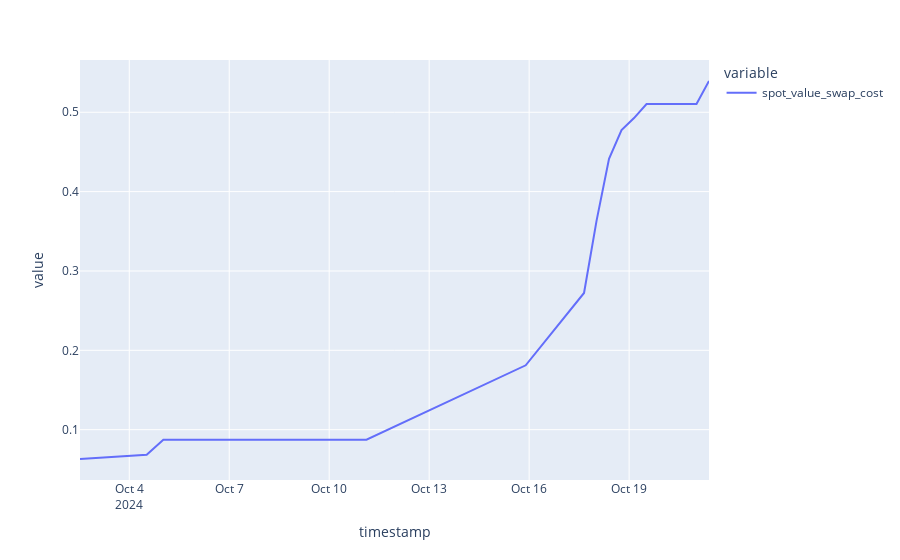

Notebook code cell kept with this figure:
### Code cell
px.line(
    amounts_with_spot_values[amounts_with_spot_values["outDestinationVault"] != autopool.autopool_eth_addr][
        "spot_value_swap_cost"
    ].cumsum()
)

### Figure 1 — Plotly figure (JSON) as saved in the notebook; plotly's stock layout.template omitted (floating-point values rounded to 4 significant figures)
{"data": [{"hovertemplate": "variable=spot_value_swap_cost<br>timestamp=%{x}<br>value=%{y}<extra></extra>", "legendgroup": "spot_value_swap_cost", "line": {"color": "#636efa", "dash": "solid"}, "marker": {"symbol": "circle"}, "mode": "lines", "name": "spot_value_swap_cost", "orientation": "v", "showlegend": true, "type": "scatter", "x": ["2024-10-02T12:31:47+00:00", "2024-10-04T12:33:23+00:00", "2024-10-05T00:32:23+00:00", "2024-10-11T02:49:35+00:00", "2024-10-15T21:31:35+00:00", "2024-10-17T15:31:35+00:00", "2024-10-18T00:31:35+00:00", "2024-10-18T09:31:35+00:00", "2024-10-18T18:31:59+00:00", "2024-10-19T03:31:47+00:00", "2024-10-19T12:31:59+00:00", "2024-10-21T00:31:59+00:00", "2024-10-21T09:31:47+00:00"], "xaxis": "x", "y": [0.06302, 0.06846, 0.08739, 0.08739, 0.1811, 0.2723, 0.3632, 0.4414, 0.4775, 0.4927, 0.5104, 0.5104, 0.5394], "yaxis": "y"}], "layout": {"legend": {"title": {"text": "variable"}, "tracegroupgap": 0}, "margin": {"t": 60}, "xaxis": {"anchor": "y", "domain": [0, 1], "title": {"text": "timestamp"}}, "yaxis": {"anchor": "x", "domain": [0, 1], "title": {"text": "value"}}}}
